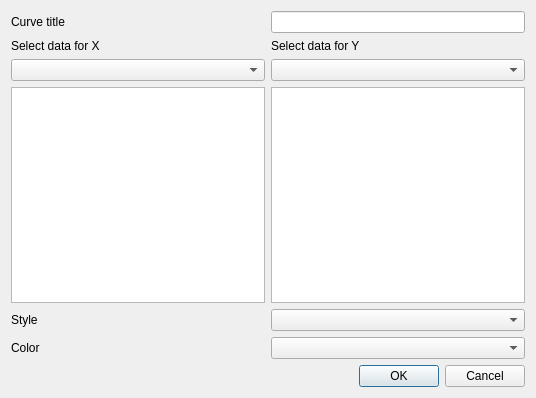
<?xml version="1.0" encoding="UTF-8"?>
<ui version="4.0">
 <class>NewCurve</class>
 <widget class="QDialog" name="NewCurve">
  <property name="geometry">
   <rect>
    <x>0</x>
    <y>0</y>
    <width>536</width>
    <height>398</height>
   </rect>
  </property>
  <property name="windowTitle">
   <string>Add new curve to plot</string>
  </property>
  <layout class="QGridLayout" name="gridLayout">
   <item row="1" column="1">
    <widget class="QLabel" name="label_x">
     <property name="text">
      <string>Select data for X</string>
     </property>
    </widget>
   </item>
   <item row="8" column="1" colspan="2">
    <widget class="QDialogButtonBox" name="buttonBox">
     <property name="enabled">
      <bool>true</bool>
     </property>
     <property name="orientation">
      <enum>Qt::Horizontal</enum>
     </property>
     <property name="standardButtons">
      <set>QDialogButtonBox::Cancel|QDialogButtonBox::Ok</set>
     </property>
    </widget>
   </item>
   <item row="0" column="2">
    <widget class="QLineEdit" name="lineEdit"/>
   </item>
   <item row="0" column="1">
    <widget class="QLabel" name="label_title">
     <property name="text">
      <string>Curve title</string>
     </property>
    </widget>
   </item>
   <item row="4" column="1">
    <widget class="QListWidget" name="listWidget_x"/>
   </item>
   <item row="2" column="1">
    <widget class="QComboBox" name="comboBox_x"/>
   </item>
   <item row="2" column="2">
    <widget class="QComboBox" name="comboBox_y"/>
   </item>
   <item row="4" column="2">
    <widget class="QListWidget" name="listWidget_y"/>
   </item>
   <item row="1" column="2">
    <widget class="QLabel" name="label_y">
     <property name="text">
      <string>Select data for Y</string>
     </property>
    </widget>
   </item>
   <item row="5" column="2">
    <widget class="QComboBox" name="comboBoxStyle"/>
   </item>
   <item row="5" column="1">
    <widget class="QLabel" name="label">
     <property name="text">
      <string>Style</string>
     </property>
    </widget>
   </item>
   <item row="6" column="1">
    <widget class="QLabel" name="label_2">
     <property name="text">
      <string>Color</string>
     </property>
    </widget>
   </item>
   <item row="6" column="2">
    <widget class="QComboBox" name="comboBoxColor"/>
   </item>
  </layout>
 </widget>
 <tabstops>
  <tabstop>lineEdit</tabstop>
  <tabstop>comboBox_x</tabstop>
  <tabstop>listWidget_x</tabstop>
  <tabstop>comboBox_y</tabstop>
  <tabstop>listWidget_y</tabstop>
  <tabstop>comboBoxStyle</tabstop>
  <tabstop>comboBoxColor</tabstop>
  <tabstop>buttonBox</tabstop>
 </tabstops>
 <resources/>
 <connections>
  <connection>
   <sender>buttonBox</sender>
   <signal>accepted()</signal>
   <receiver>NewCurve</receiver>
   <slot>accept()</slot>
   <hints>
    <hint type="sourcelabel">
     <x>248</x>
     <y>254</y>
    </hint>
    <hint type="destinationlabel">
     <x>157</x>
     <y>274</y>
    </hint>
   </hints>
  </connection>
  <connection>
   <sender>buttonBox</sender>
   <signal>rejected()</signal>
   <receiver>NewCurve</receiver>
   <slot>reject()</slot>
   <hints>
    <hint type="sourcelabel">
     <x>316</x>
     <y>260</y>
    </hint>
    <hint type="destinationlabel">
     <x>286</x>
     <y>274</y>
    </hint>
   </hints>
  </connection>
 </connections>
</ui>
